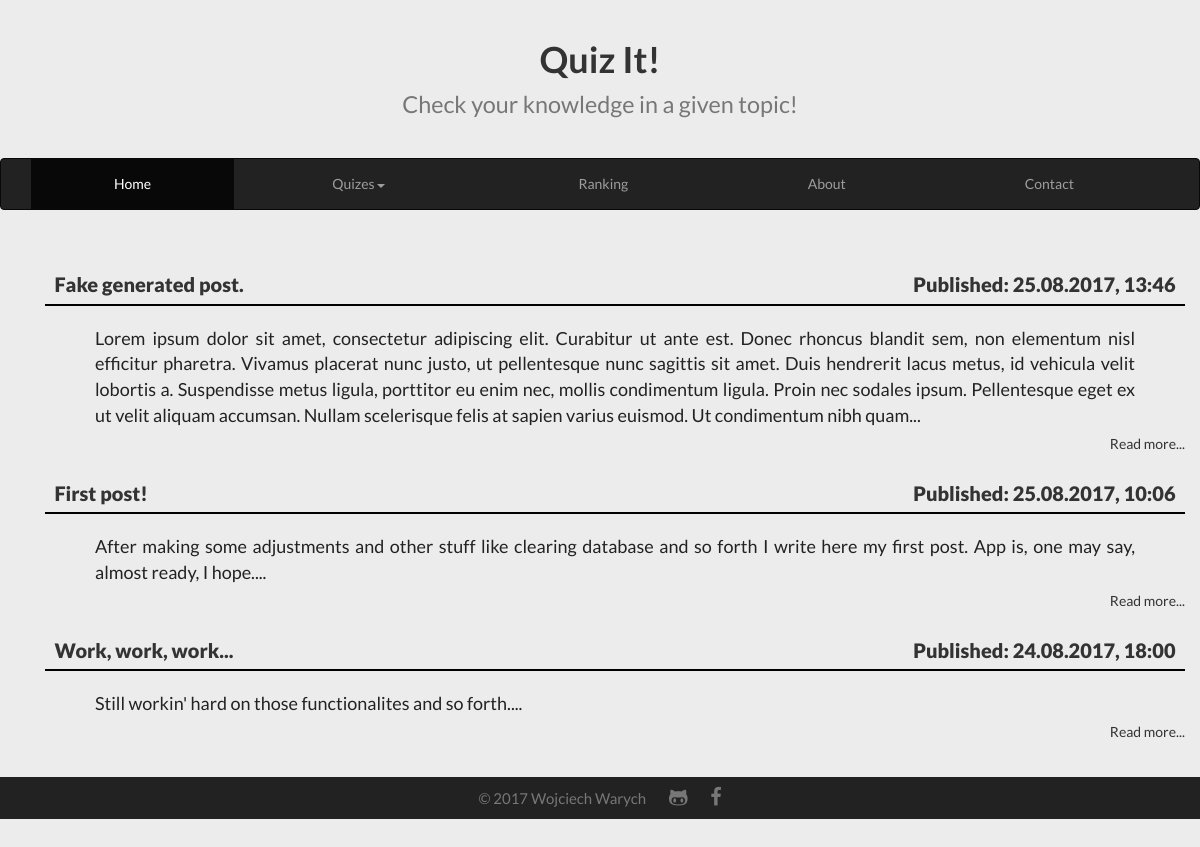
/home/, run on the app's committed database.
### home/models.py (models this page shows, shortened)
class News(models.Model):
	title = models.CharField(max_length=200)
	article = models.TextField()
	art_snippet = models.CharField(default='...', max_length=500)
	pub_date = models.DateTimeField()

### home/views.py (the view)
def index(request):
	query = News.objects.order_by('-pub_date')[:5]
	context = {'news': query}
	return render(request, 'home/index.html', context)

### home/templates/home/index.html (shortened to what this page needs)
{% extends 'home/base.html' %}
{% block content %}
	{% block title_div %}
		<div class="page-header">
			<h1>
				<a href="{% url 'home:index' %}">
					Quiz It!<br><small>Check your knowledge in a given topic!</small>
				</a>
			</h1>
		</div>
	{% endblock %}
	{% block menu_div %}
		<nav class="navbar navbar-default navbar-inverse">
			<div class="container-fluid">
			<div class="collapse navbar-collapse" id="bs-example-navbar-collapse-1">
				<ul class="nav navbar-nav">
					<li class="active"><a href="{% url 'home:index' %}">Home<span class="sr-only">(current)</span></a></li>
					<li class="dropdown">
						<a href="{% url 'home:quizes' %}" class="dropdown-toggle" data-toggle="dropdown" role="button" aria-haspopup="true" aria-expanded="false">Quizes<span class="caret"></span></a>
					</li>
					<li><a href="{% url 'ranking:ranking' %}">Ranking</a></li>
					<li><a href="{% url 'home:about' %}">About</a></li>
					<li><a href="{% url 'home:contact' %}">Contact</a></li>
				</ul>
			</div>
			</div>
		</nav>
	{% endblock %}
	{% block content_div %}
		<div class="container">
			<div class="main-content">
				{% for article in news %}
				<div class="container">
					<article>
						<div class="article-header">
							<div class="article-title">
								<a href="{% url 'home:post' article.id %}">
									{{ article.title }}
								</a>
							</div>
							<div class="article-date">
								Published: {{ article.pub_date|date:"d.m.Y, H:i" }}
							</div>
							<hr>
						</div>
						<div class="article-content">
								{{ article.art_snippet }}
						</div>
						<div class='read-more'>
							<a href="{% url 'home:post' article.id %}">
								Read more...
							</a>
						</div>
					</article>
				</div>
				{% endfor %}
			</div>
		</div>
	{% endblock %}
{% endblock %}

### home/static/home/css/style.css (style rules this page uses)
html, body { background-color: #ececec; height: 100%; min-height: 100%; margin: 0; }
body { font-family: 'Lato', sans-serif; }
h1 { font-weight: bold; }
a { text-decoration: none; color: inherit; }
article { padding-bottom: 10px; }
a:link, a:visited { text-decoration: inherit; color: inherit; }
.navbar-nav { margin: 0 auto; display: table; table-layout: auto; float: none; width: 100%; }
.navbar-nav > li { display: table-cell; float: none; text-align: center; }
.page-header { padding-bottom:9px; margin:40px 0 20px; border-bottom: none; text-align: center; text-decoration: none; }
.main-content { text-align: center; padding-top: 25px; padding-bottom: 25px; }
.article-header { font-size: 20px; font-weight: 800; padding-top: 15px; padding-bottom: 15px; }
.article-title { display: inline-block; width: 49%; font-size: inherit; font-weight: inherit; text-align: left; }
.article-date { display: inline-block; width: 49%; font-size: inherit; font-weight: inherit; text-align: right; }
.article-header > hr { margin-top: 5px; margin-bottom: 5px; border-top: 2px solid #000; }
.article-content { font-size: 18px; text-align: justify; color: #222; padding-bottom: 5px; padding-left: 50px; padding-right: 50px; }
.read-more { text-align: right; }

### data on the page
News: title "Fake generated post.", pub_date "25.08.2017, 13:46", art_snippet "Lorem ipsum dolor sit amet, consectetur adipiscing elit. Curabitur ut ante est. Donec rhoncus blandit sem, non elementum nisl efficitur pharetra. Vivamus placerat nunc justo, ut pellentesque nunc sagittis sit amet. Duis hendrerit lacus metus, id vehicula velit lobortis a. Suspendisse metus ligula, porttitor eu enim nec, mollis condimentum ligula. Proin nec sodales ipsum. Pellentesque eget ex ut velit aliquam accumsan. Nullam scelerisque felis at sapien varius euismod. Ut condimentum nibh quam..."
News: title "First post!", pub_date "25.08.2017, 10:06", art_snippet "After making some adjustments and other stuff like clearing database and so forth I write here my first post. App is, one may say, almost ready, I hope...."
News: title "Work, work, work...", pub_date "24.08.2017, 18:00", art_snippet "Still workin' hard on those functionalites and so forth...."
